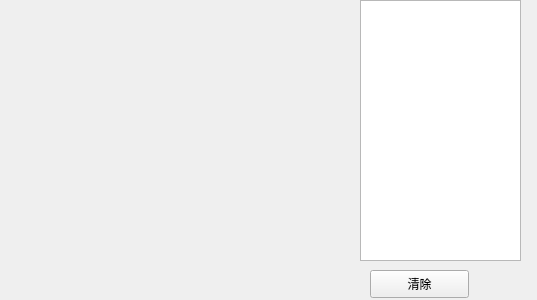
<?xml version="1.0" encoding="UTF-8"?>
<ui version="4.0">
 <class>jisuan</class>
 <widget class="QWidget" name="jisuan">
  <property name="geometry">
   <rect>
    <x>0</x>
    <y>0</y>
    <width>537</width>
    <height>300</height>
   </rect>
  </property>
  <property name="windowTitle">
   <string>Form</string>
  </property>
  <widget class="QListWidget" name="histroyList">
   <property name="geometry">
    <rect>
     <x>360</x>
     <y>0</y>
     <width>161</width>
     <height>261</height>
    </rect>
   </property>
   <property name="autoFillBackground">
    <bool>false</bool>
   </property>
   <property name="styleSheet">
    <string notr="true"/>
   </property>
  </widget>
  <widget class="QPushButton" name="clear">
   <property name="geometry">
    <rect>
     <x>370</x>
     <y>270</y>
     <width>99</width>
     <height>28</height>
    </rect>
   </property>
   <property name="text">
    <string>清除</string>
   </property>
  </widget>
 </widget>
 <resources/>
 <connections/>
</ui>
